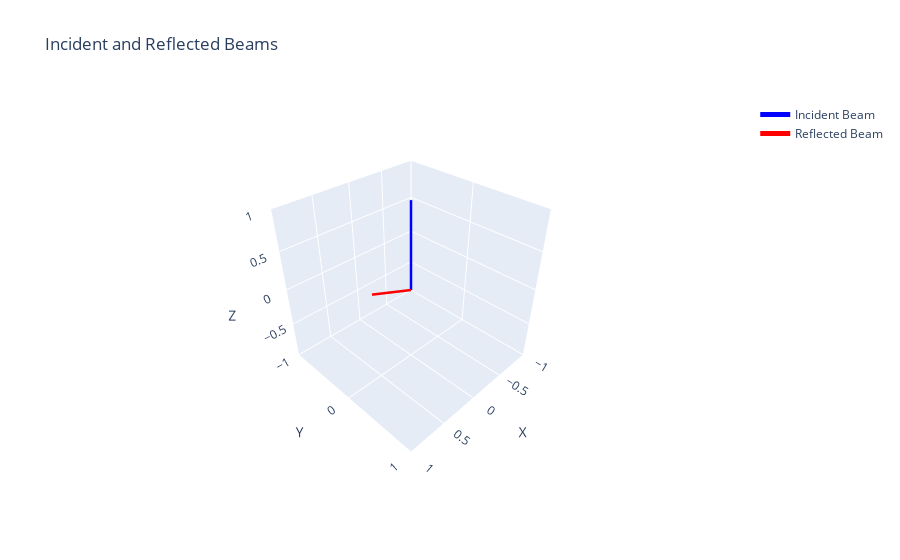

Notebook cell for this chart:
### Code cell
# call main function
run(laser_azimuth, laser_polar, mirror_roll, mirror_pitch, mirror_yaw, intersection_plane_roll, intersection_plane_pitch, intersection_plane_yaw, intersection_plane_point)

### Figure 1 — Plotly figure (JSON) as saved in the notebook; plotly's stock layout.template omitted (floating-point values rounded to 4 significant figures)
{"data": [{"line": {"color": "blue", "width": 5}, "mode": "lines", "name": "Incident Beam", "type": "scatter3d", "x": [-0.2988, 0], "y": [-0.2988, 0], "z": [0.9063, 0]}, {"line": {"color": "red", "width": 5}, "mode": "lines", "name": "Reflected Beam", "type": "scatter3d", "x": [0, 0.8115], "y": [0, 0.2988], "z": [0, 0.5022]}], "layout": {"scene": {"aspectmode": "cube", "camera": {"eye": {"x": 1.5, "y": 1.5, "z": 1.5}}, "xaxis": {"range": [-1, 1], "title": {"text": "X"}}, "yaxis": {"range": [-1, 1], "title": {"text": "Y"}}, "zaxis": {"range": [-1, 1], "title": {"text": "Z"}}}, "title": {"text": "Incident and Reflected Beams"}}}
